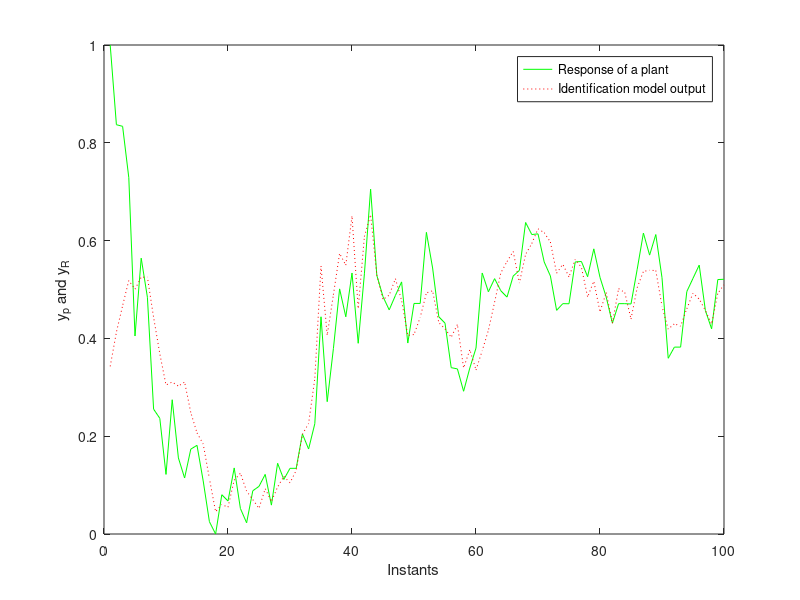
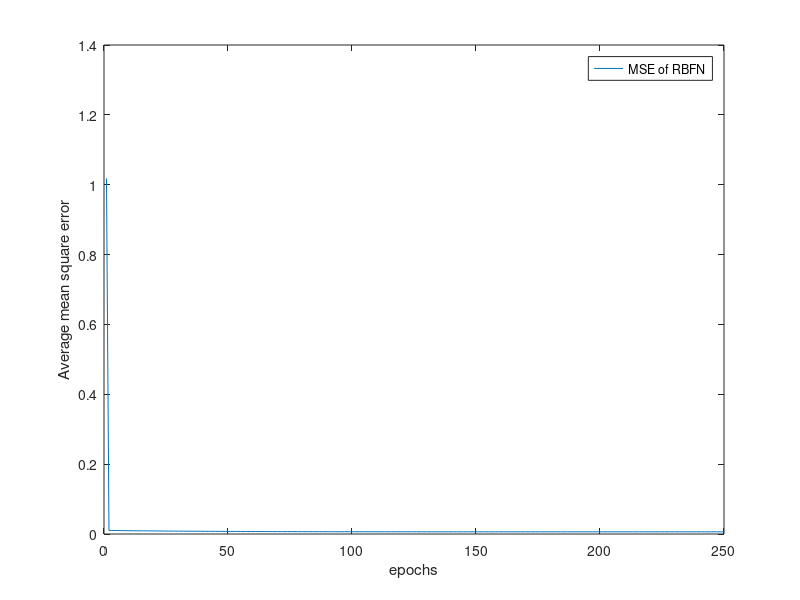

MATLAB code to generate these figures, in order:
%%%%%%%%%%%%%%%%% RBF BASED IDENTIFICATION USING GRADIENT DESCENT%%%%%%%%%%
%since the range of some inputs were very large so as of o/p, they have
%been normalized using max-min formula..the similar results are obtained
%if normalization is done by dividing each signal w.r.t its max value.
clc
clear all
%close all
load individual_inputs
x1=(x1-min(x1))./(max(x1)-min(x1));
x2=(x2-min(x2))./(max(x2)-min(x2));
x3=(x3-min(x3))./(max(x3)-min(x3));
x4=(x4-min(x4))./(max(x4)-min(x4));
x5=(x5-min(x5))./(max(x5)-min(x5));
x6=(x6-min(x6))./(max(x6)-min(x6));
x7=(x7-min(x7))./(max(x7)-min(x7));
x8=(x8-min(x8))./(max(x8)-min(x8));
x9=(x9-min(x9))./(max(x9)-min(x9));
x10=(x10-min(x10))./(max(x10)-min(x10));
load stock_output
yd=stock_output(:,1);
yd=(yd-min(yd))./(max(yd)-min(yd));
%p=30;
p=30;
%n=input('number of samples for training');
n=100;
h=2*rand(p,10)-1;
I=ones(p,1);
w1=rand(p,1);
rou=2/sqrt(2*p);
%eta=0.0098;
%iter=7000;
%eta=0.009;
eta=0.0099;
MSE=0;
iter=250; %1450
for i=1:iter
for k=1:100
    
    arg=((x1(k)*I-h(:,1)).^2+(x2(k)*I-h(:,2)).^2+(x3(k)*I-h(:,3)).^2+(x4(k)*I-h(:,4)).^2+(x5(k)*I-h(:,5)).^2+(x6(k)*I-h(:,6)).^2+(x7(k)*I-h(:,7)).^2+(x8(k)*I-h(:,8)).^2+(x9(k)*I-h(:,9)).^2+(x10(k)*I-h(:,10)).^2);
    phi=exp(-arg./2*rou^2);
    y(k)=phi'*w1;
    e(k)=yd(k)-y(k);
    MSE=MSE+0.5*e(k)^2;
    h(:,1)=h(:,1)+eta*e(k).*w1.*phi.*(x1(k)*I-h(:,1))./rou^2;
    h(:,2)=h(:,2)+eta*e(k).*w1.*phi.*(x2(k)*I-h(:,2))./rou^2;
    h(:,3)=h(:,3)+eta*e(k).*w1.*phi.*(x3(k)*I-h(:,3))./rou^2;
    h(:,4)=h(:,4)+eta*e(k).*w1.*phi.*(x4(k)*I-h(:,4))./rou^2;
    h(:,5)=h(:,5)+eta*e(k).*w1.*phi.*(x5(k)*I-h(:,5))./rou^2;
    h(:,6)=h(:,6)+eta*e(k).*w1.*phi.*(x6(k)*I-h(:,6))./rou^2;
    h(:,7)=h(:,7)+eta*e(k).*w1.*phi.*(x7(k)*I-h(:,7))./rou^2;
    h(:,8)=h(:,8)+eta*e(k).*w1.*phi.*(x8(k)*I-h(:,8))./rou^2;
    h(:,9)=h(:,9)+eta*e(k).*w1.*phi.*(x9(k)*I-h(:,9))./rou^2;
    h(:,10)=h(:,10)+eta*e(k).*w1.*phi.*(x10(k)*I-h(:,10))./rou^2;
    w1=w1+eta*e(k)*phi;
end
AMSE(i)=MSE/k;
MSE=0;
end

figure
plot(yd,'g')
hold on
plot(y,'r:')
legend('Response of a plant', 'Identification model output')
xlabel('Instants')
ylabel('y_p and y_R')
figure
plot(AMSE)
xlabel('epochs')
ylabel('Average mean square error')
legend('MSE of RBFN')